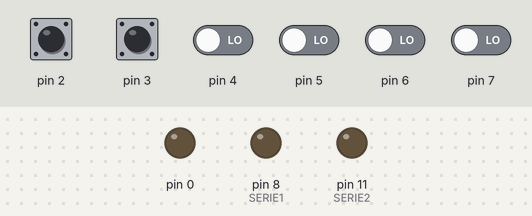
Recording of a sketch running on a simulated Arduino Uno, built with avr-gcc and run on an emulated ATmega328P. On the bench: output pins drawn as LEDs (lit = HIGH). Inputs (shaded band) come from the test bench; at power-on: pin 2, pin 3 HIGH, pin 4–7 LOW. Pins used as bus, display or sensor lines are not drawn.

Above: at 1.7 s.
1.8 s: pin 2 pulled LOW for 0.15 s
At 2.4 s:
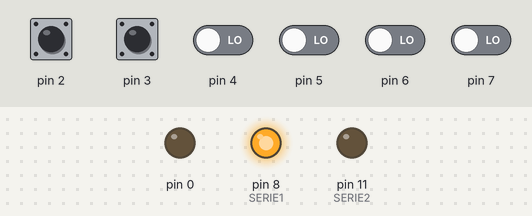
3.5 s: pin 2 pulled LOW for 1 s
At 5.5 s:
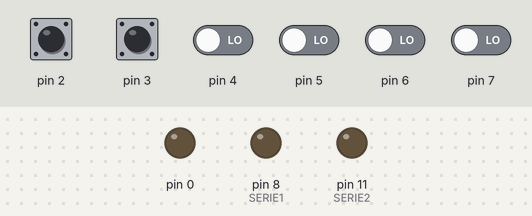
6.0 s: pin 3 pulled LOW for 0.15 s
At 6.8 s:
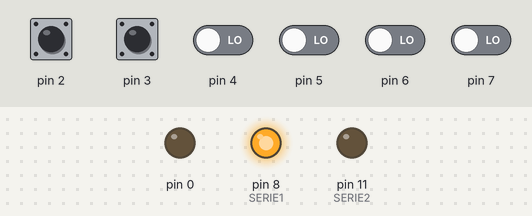
Timing chart, 0 to 9.0 s (numbered marks = the images above; inputs shaded):
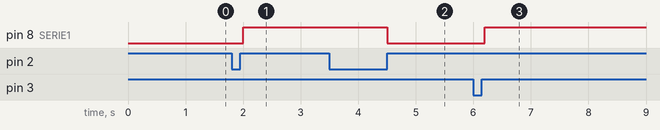

The sketch:

ARD_604M_FIJA_5_SABADO_4DISPLAYS_THUMBSWITCH_2COMSERIAL.ino.ino
```cpp
byte dato,thumbdisplay=0,CLK2=12,SERIE2=11,RESET2=13,CLK1=9,SERIE1=8,RESET1=10,i;
byte numero01=0,num=0,var0=0,var1=0,var2=0,var3=0;
bool bit3,bit2,bit1,bit0;
void setup() {
   pinMode(CLK1,OUTPUT);   pinMode(CLK2,OUTPUT);pinMode(SERIE1,OUTPUT);pinMode(SERIE2,OUTPUT);
   pinMode(RESET1,OUTPUT);pinMode(RESET2,OUTPUT);pinMode(0,OUTPUT);
   digitalWrite(CLK1,0); digitalWrite(CLK2,0);digitalWrite(SERIE1,0);digitalWrite(SERIE2,0);
   for(i=4;i<=7;i++){pinMode(i,INPUT);}
   for(i=2;i<=3;i++){pinMode(i,INPUT_PULLUP);}
   digitalWrite(RESET1,0);digitalWrite(RESET1,1);
   digitalWrite(RESET2,0);digitalWrite(RESET2,1);  //Reseteamos las salidas
   delay(500);
   }

void loop() {
   //THUMBSWITCH
   bit3= digitalRead(4);bit2 = digitalRead(5);bit1 = digitalRead(6);bit0 = digitalRead(7);
   thumbdisplay = bit3*8+bit2*4+bit1*2+bit0;
   while(digitalRead(3)==HIGH && digitalRead(2)==HIGH ){delay(100);}
      if(digitalRead(3)==LOW){                         //el pin3 se presiono : DISMINUIR.
         while(digitalRead(3)==LOW){delay(100);}

            if (thumbdisplay==0){

                 if((var0>>4)!=0){  //solo varia var0 si es dif de 0.

                    var0=var0>>4;
                    var0=var0-1; // display0
                    var0=var0<<4;
                    numero01=var0|var1;
                    //numero01 ABCDabcd
                    num=numero01;
                    for(i=0;i<4;i++){   // para DISPLAY 1 pines B
                       //0000 1101  numero empuja al resto.
                       // serial A.1110 B.0101
                       //entran primero los de la derecha
                       digitalWrite(SERIE1,(num/8)%2);
                       digitalWrite(CLK1,1);
                       digitalWrite(CLK1,0);
                        num=num*2; }
                    num=numero01>>4;
                    for(i=0;i<4;i++){  // para DISPLAY 0 pines A
                        //0000 1101  numero empuja al resto.
                        // serial A.1110 B.0101
                        digitalWrite(SERIE1,(num/8)%2);
                        digitalWrite(CLK1,1);
                        digitalWrite(CLK1,0);
                         num=num*2; }
                        }//FIN if(var0!=0)
                        }//FIN IF  thumbdisplay==0

       /*  if (thumbdisplay==1){


       } // FIN IF  thumbdisplay==1
       if (thumbdisplay==2){


       }  // FIN IF  thumbdisplay==2
       if (thumbdisplay==3){


       }  // FIN IF  thumbdisplay==3
       */

   }

   if(digitalRead(2)==LOW){ //el pin2 se presiono : AUMENTAR.

      while(digitalRead(2)==LOW){delay(100);}

        if (thumbdisplay==0){
                   //yes

                 if( (var0>>4) != 9){  //cuando no es cero, AUMENTA var0 del display0.

                   //yes

                    var0=var0>>4;
                    var0=var0+1; // display0     00000010
                    var0=var0<<4; //yes 00010000
                    numero01=var0|var1; //yes 00010000

                    //numero01 ABCDabcd
                    num=numero01;
                    for(i=0;i<4;i++){ // para DISPLAY 1 pines B
                       //0000 1101  numero empuja al resto.
                       // serial A.1110 B.0101
                       //entran primero los de la derecha
                       digitalWrite(SERIE1,(num/8)%2);
                       digitalWrite(CLK1,1);
                       digitalWrite(CLK1,0);
                       num=num*2; }     //00100000
                       // 0001 0000
                    num=numero01>>4;  // para DISPLAY 0 pines A
                    for(i=0;i<4;i++){
                        //0000 1101  numero empuja al resto.
                        // serial A.1110 B.0101
                        digitalWrite(SERIE1,(num/8)%2);
                        digitalWrite(CLK1,1);
                        digitalWrite(CLK1,0);
                        num=num*2; }
                        }//FIN if(var0!=9)
                        }//FIN IF  thumbdisplay==0

   } //FIN if(digitalRead(2)==LOW)
}
```

Measured:
- after the input at 1.8 s, pin 8 (SERIE1): LOW → HIGH after 0.20 s
- after the input at 3.5 s, pin 8 (SERIE1): HIGH → LOW after 1.0 s
- after the input at 6.0 s, pin 8 (SERIE1): LOW → HIGH after 0.20 s
